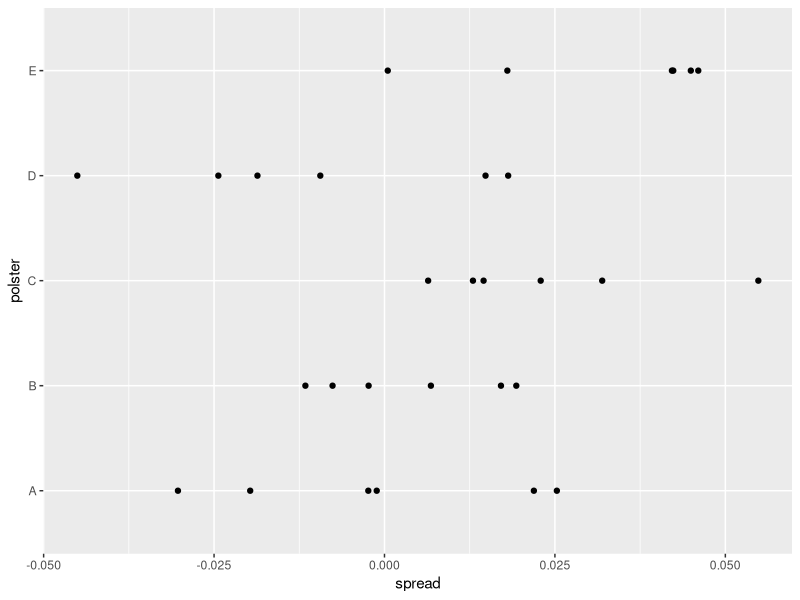

Write the R code that produced this figure.
## ---- chunk 1
set.seed(3)
I <- 5
J <- 6
N <- 2000
d <- .021
p <- (d + 1) / 2
h <- rnorm(I, 0, 0.025)
X <- sapply(1:I, function(i){
  d + h[i] + rnorm(J, 0, 2 * sqrt(p * (1 - p) / N))
})
class(X)

# 그래프 만드는 법 16.8.3
library(tidyverse)

m <- as.data.frame(X) %>% rename(A=V1, B=V2, C=V3, D=V4,E=V5) %>% gather(polster,spread) %>% ggplot(aes(polster,spread))+geom_point()+coord_flip()# 그래프 돌리익 코드 플립
# 그래프
m

m <- as.data.frame(X) %>% rename(A=V1, B=V2, C=V3, D=V4,E=V5) %>% gather(polster,spread)
head(m)
min(m$spread)

# p1 <- n =20 mutate(N=20), p2 <- n =2000 mutate(N=2000) , p3 <- n =20000 그래프 순으로 그림을 그려라
# m = rbind.data.frame(m1,m2,m3)

